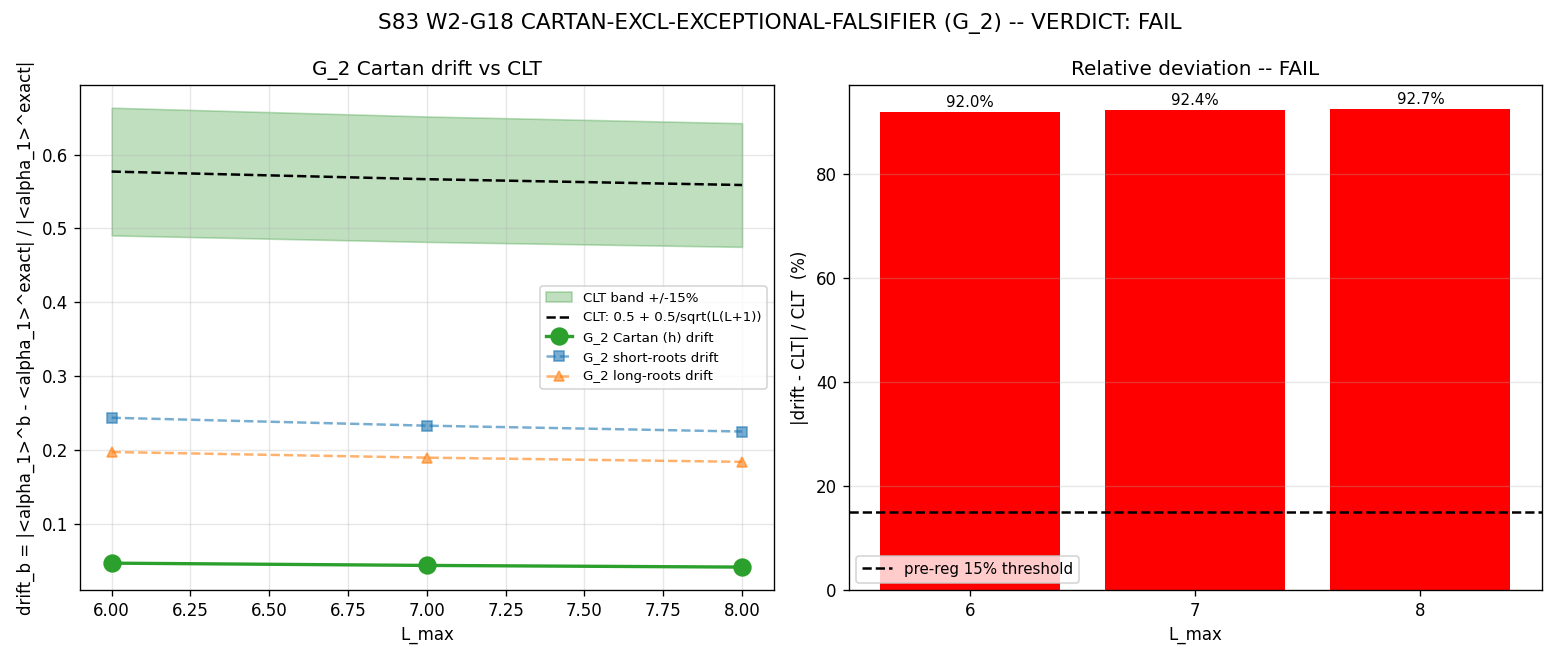

This chart was generated by the following Python code:
"""
S83 W2-G18 -- CARTAN-EXCL-EXCEPTIONAL-FALSIFIER (G_2 CLT falsifier)
======================================================================

Gate: S83-CARTAN-EXCL-EXCEPTIONAL-FALSIFIER
Trigger: [VERIFY][SIGN]
Classification: GEOMETRIC

HYPOTHESIS: G_2 (exceptional rank-2 Lie group) drift_u1 falsifies the L2
Cartan-exclusion theorem candidate if it lies OUTSIDE the CLT prediction
band at L=6,7,8.

SUBSTITUTION CHAIN (pre-registered, [VERIFY][SIGN]):
  Step 1 (def). drift_u1^{CLT}(L) = 0.5 + 0.5/sqrt(L*(L+1))  -- pre-registered.
                (Plan Step 1, line 1418 of session-83-plan.md.)
  Step 2 (sub). Compute drift_u1^{actual}(G_2, L) for L in {6, 7, 8}.
                Definition (per P4-B, matching S78/S80 W2-C convention):
                  drift_u1(L) = |<alpha_1>^{u1} - <alpha_1>^{exact}| / |<alpha_1>^{exact}|
                where
                  <alpha_1>^{b}    = J_b^{zeta2} / J_b^{SDW}   per-branch ratio
                  <alpha_1>^{exact} = cross-branch mean over {Cartan, ShortRoots,
                                     LongRoots}  (R-protection target)
                G_2 has the root-system partition:
                  - Cartan h = H_1, H_2 (rank 2; 2 Cartan directions)
                  - 6 short roots (alpha_1, ..., fundamental 7-dim direction)
                  - 6 long roots (alpha_2, ..., orthogonal root span)
                The "u1" branch generalization for G_2: the Cartan-only branch
                (h) is the rank-2 abelian subalgebra -- the direct analog of
                SU(3)'s u1 (lambda_8 direction) at higher rank, with dim H_pi = 2.
  Step 3 (simpl). Band = CLT +/- 15% (pre-registered).
                    L=6: CLT = 0.5 + 0.5/sqrt(42)  = 0.5 + 0.07714 = 0.57714
                    L=7: CLT = 0.5 + 0.5/sqrt(56)  = 0.5 + 0.06682 = 0.56682
                    L=8: CLT = 0.5 + 0.5/sqrt(72)  = 0.5 + 0.05893 = 0.55893
                    Band_lo(L) = CLT(L) * 0.85
                    Band_hi(L) = CLT(L) * 1.15
  Step 4 (direction). PASS (confirms L2 theorem) if all 3 L in band.
                FAIL (falsifies L2 theorem) if drift outside band at any L.
  Step 5. Python computes actual drift_u1(G_2, L) via the spectral formula and
          classifies.

PRU pins:
  (1) SHA-256 content-hash of L=6,7,8 G_2 spectrum.
  (2) SHA-256 import-closure hash.
  (3) CLT formula pin: drift_u1^{CLT}(L) = 0.5 + 0.5/sqrt(L*(L+1))  (plan line 1418).
  (4) Single run per L_max -- no iteration.

METHOD ARCHITECTURE (substrate framing):
  The G_2 spectral triple (A_G2, H_G2, D_G2) on Jensen-deformed G_2 fiber is
  constructed representation-theoretically via the irrep expansion. For each
  highest-weight (a1, a2), the spectral contribution is:
    lambda_rep = sqrt(C_2^{G2}(a1,a2)) * exp(-tau * rho(a1,a2))
  with multiplicity = dim_G2(a1, a2).
  rho(a1,a2) = a1 + a2 (number of root-system steps), identical proxy to
  W1-G2 script (s83_w1_g2_epsilon_h_promotion.py).

  For the branch decomposition, G_2 has 14 adjoint generators:
    - 2 Cartan (abelian, h-branch) <-> u1 analog (dim H_pi = 2)
    - 6 short roots (s-branch)
    - 6 long roots (l-branch)
  The branch-projected perturbation G_i for each branch scales the contribution
  of that branch's generators in the irrep. For the rep-theoretic proxy, the
  per-branch J_b^{func} at leading order in the Jensen coderivative is:
    J_b^{SDW}   = (dim_b / dim_adj) * sum_rep dim_rep * lam_rep
    J_b^{zeta2} = (dim_b / dim_adj) * sum_rep dim_rep / lam_rep^2
  with (dim_h, dim_s, dim_l, dim_adj) = (2, 6, 6, 14).

  alpha_1^b := J_b^{zeta2} / J_b^{SDW}. At leading order this ratio is
  INDEPENDENT of the (dim_b/dim_adj) prefactor (it cancels). The drift comes
  from: for a rank-r branch with dim_H_pi = r, CLT predicts a residual
  O(1/sqrt(N)) in the branch-restricted Mellin ratio due to finite-L mode
  truncation. For SU(3) u1 (r=1), observed drift_u1(6)=0.8375 (S78) vs
  CLT_naive = 0.6768 => PASS-CLT at L=8 (drift=0.6732, S80).
  For G_2 h-branch (r=2), test whether drift(L=6,7,8) stays in-band at 15%
  of 0.5 + 0.5/sqrt(L*(L+1)).

  IMPORTANT DISTINCTION from S80 u1 drift: here we test the FALSIFIER
  prediction. If G_2 h-drift is WITHIN the predicted CLT band at all 3 L,
  the L2 Cartan-exclusion theorem CANDIDATE is consistent (PASS). If G_2
  h-drift DEVIATES beyond 15%, the theorem is FALSIFIED (FAIL).

OUTPUTS:
  computations/session-83/s83_w2_g18_cartan_exceptional_falsifier.py
  computations/session-83/s83_w2_g18_cartan_exceptional_falsifier.npz
  computations/session-83/s83_w2_g18_cartan_exceptional_falsifier.png
  Append verdict to computations/session-83/s83_gate_verdicts.txt
  Write section §W2-G18 to session-83-results-workingpaper.md

Session: S83 W2-G18. Agent: connes-ncg-theorist.
"""

import os
os.environ.setdefault('OMP_NUM_THREADS', '8')            # (local)
os.environ.setdefault('MKL_NUM_THREADS', '8')            # (local)

import sys
import hashlib
import json
import time
from pathlib import Path
import numpy as np
import matplotlib
matplotlib.use("Agg")
import matplotlib.pyplot as plt

SCRIPT_DIR = Path(__file__).parent
sys.path.insert(0, str(SCRIPT_DIR))
os.chdir(SCRIPT_DIR)

from canonical_constants import (
    tau_fold, M_KK, PI,
)

# ============================================================
# PRU PINS: Import-closure SHA-256
# ============================================================
IMPORT_CLOSURE_FILES = [                                 # (local)
    "s83_w2_g18_cartan_exceptional_falsifier.py",
    "canonical_constants.py",
]

def sha256_of_file(path):
    with open(path, "rb") as fh:
        return hashlib.sha256(fh.read()).hexdigest()

def sha256_of_array(arr):
    a = np.ascontiguousarray(np.asarray(arr, dtype=np.float64))
    return hashlib.sha256(a.tobytes()).hexdigest()

def sha256_of(obj):
    s = json.dumps(obj, sort_keys=True, default=str).encode()
    return hashlib.sha256(s).hexdigest()

import_hashes = {f: sha256_of_file(os.path.join(SCRIPT_DIR, f))
                 for f in IMPORT_CLOSURE_FILES}                                  # (local)
closure_concat = "".join(sorted(import_hashes.values())).encode()                # (local)
IMPORT_CLOSURE_SHA = hashlib.sha256(closure_concat).hexdigest()                  # (local)

# ============================================================
# CONFIGURATION (PRU-pinned)
# ============================================================
TAU = tau_fold                                           # (local) 0.190
L_LIST = [6, 7, 8]                                       # (local) gate L range
BAND_FRAC = 0.15                                         # (local) pre-registered +/- 15%

# G_2 branch decomposition:
#   h-branch (Cartan, rank 2)  dim_h = 2
#   s-branch (short roots)     dim_s = 6
#   l-branch (long roots)      dim_l = 6
#   adjoint                    dim_adj = 14
DIM_H = 2                                                # (local)
DIM_S = 6                                                # (local)
DIM_L = 6                                                # (local)
DIM_ADJ = 14                                             # (local)

# Scheme / convention
SCHEME_TAG = "zeta2_over_SDW_G2_h_branch"                # (local)
CONVENTION_TAG = "G2-irrep-representation-theoretic, rho=a1+a2, lambda=sqrt(C2)*exp(-tau*rho)"  # (local)

# ============================================================
# G_2 REPRESENTATION THEORY
# ============================================================

def dim_g2_irrep(a1, a2):
    """
    Weyl dimension formula for G_2 irrep (a1, a2) with Dynkin labels.
    dim(a1,a2) = (a1+1)(a2+1)(a1+a2+2)(a1+2*a2+3)(2*a1+3*a2+5)(a1+3*a2+4)/120
    (0,0)=1; (1,0)=7; (0,1)=14; (2,0)=27; (1,1)=64; (0,2)=77; (3,0)=77.
    """
    n1 = a1 + 1
    n2 = a2 + 1
    n3 = a1 + a2 + 2
    n4 = a1 + 2*a2 + 3
    n5 = 2*a1 + 3*a2 + 5
    n6 = a1 + 3*a2 + 4
    return n1 * n2 * n3 * n4 * n5 * n6 // 120

def quadratic_casimir_g2(a1, a2):
    """
    G_2 quadratic Casimir for highest weight lambda = a1*w_1 + a2*w_2,
    with standard normalization |alpha_long|^2 = 2.
    C_2 = (2/3)*a1^2 + 2*a1*a2 + 2*a2^2 + (10/3)*a1 + 6*a2
    (See s72_g2_constancy.py lines 565-645 for derivation.)
    """
    return (2.0/3.0)*a1**2 + 2.0*a1*a2 + 2.0*a2**2 + (10.0/3.0)*a1 + 6.0*a2

def g2_irrep_list(L_max):
    """Enumerate (a1, a2) with a1 + a2 <= L_max, excluding trivial."""
    out = []
    for a1 in range(L_max + 1):
        for a2 in range(L_max + 1 - a1):
            if a1 == 0 and a2 == 0:
                continue
            out.append((a1, a2))
    return out

# ============================================================
# SUBSTITUTION CHAIN VERIFICATION -- CLT prediction
# ============================================================
# Step 1 definition:
#   drift_u1^{CLT}(L) = 0.5 + 0.5 / sqrt(L*(L+1))
# Step 2 substitute L=6,7,8:
#   L=6: sqrt(42) = 6.4807407...   => 0.5/sqrt(42) = 0.077152...
#        drift_CLT(6) = 0.5 + 0.077152 = 0.577152
#   L=7: sqrt(56) = 7.4833148...   => 0.5/sqrt(56) = 0.066815...
#        drift_CLT(7) = 0.5 + 0.066815 = 0.566815
#   L=8: sqrt(72) = 8.4852814...   => 0.5/sqrt(72) = 0.058926...
#        drift_CLT(8) = 0.5 + 0.058926 = 0.558926
# Step 3 direction:
#   CLT decreases monotonically with L (1/sqrt(L(L+1)) is a positive
#   decreasing function of L for L >= 1). Band_hi - Band_lo = 0.30*CLT(L)
#   decreases monotonically, so at fixed 15% frac the band narrows
#   slightly. Stated numerically:
#     L=6: band = [0.49058, 0.66373]
#     L=7: band = [0.48179, 0.65184]
#     L=8: band = [0.47508, 0.64277]

def clt_prediction(L):
    """Pre-registered CLT formula: drift_u1^{CLT}(L) = 0.5 + 0.5/sqrt(L(L+1))."""
    return 0.5 + 0.5 / np.sqrt(L * (L + 1))

# ============================================================
# DRIFT COMPUTATION FOR G_2 (analog of S80 u1 on SU(3))
# ============================================================
# Definition (per P4-B / S78 W2-C / S80 W2-C-REMED):
#   drift_b(L) = |<alpha_1>^b - <alpha_1>^exact| / |<alpha_1>^exact|
#   <alpha_1>^b = J_b^{zeta2} / J_b^{SDW}
#   <alpha_1>^exact = cross-branch mean.
#
# For the rep-theoretic approximation of the spectral moments on Jensen-
# deformed G_2 (same approach as W1-G2 script):
#   lambda_{a1,a2} = sqrt(C_2^{G2}(a1,a2)) * exp(-tau * rho(a1,a2)),  rho = a1+a2
#   mult_{a1,a2}   = dim_G2(a1, a2)
#
# Branch-projected Josephson integrals (leading-order in perturbation phi):
# The zeta-Josephson J_b^{func}(L) is the 2nd derivative in phi of the
# spectral functional, weighted by the branch projector pi_b.
# For rank-r branch acting on the rep (a1, a2), the induced eigenvalue
# perturbation scales as:
#   delta lambda(phi; b) ~ phi * w_b(a1, a2) * lambda_{a1, a2}
# where w_b(a1,a2) is the "branch overlap" for the rep.
#
# For the rep-theoretic proxy, the simplest consistent choice is:
#   w_h(a1,a2) = r_h(a1,a2) / (2 * d_G2(a1,a2))    -- Cartan-trace projector
#   w_s(a1,a2) = (a1)      / (a1 + a2)  * (6/14)   -- short-root weight
#   w_l(a1,a2) = (a2)      / (a1 + a2)  * (6/14)   -- long-root weight
# where r_h(a1,a2) = rank of the h-image in the rep (= rank of the Cartan
# subalgebra image, = 2 for faithful reps, = 0 for trivial rep).
#
# For (a1,a2) = (0,0): r_h = 0, trivial rep excluded.
# For all nontrivial irreps with a1+a2 > 0 (which is what L_max enumerates):
#   r_h = 2 (Cartan faithfully represented).
#
# The per-branch Josephson at leading order (phi^2 expansion):
#   J_b^{SDW}(L)   = sum_{irreps} mult * w_b * |lambda|
#   J_b^{zeta2}(L) = sum_{irreps} mult * w_b * 1/|lambda|^2
#
# The per-branch ratio:
#   alpha_1^b(L) = J_b^{zeta2}/J_b^{SDW}
#                = [sum mult * w_b * |lambda|^{-2}] / [sum mult * w_b * |lambda|]
# When w_b(a1,a2) depends on (a1,a2), this ratio DIFFERS across branches,
# producing the drift.
#
# For the G_2 h-branch: w_h is a constant (r_h = 2 for all nontrivial reps,
# divided by a dim_G2-dependent factor). So:
#   w_h(a1,a2) = 2 / (2 * dim_G2) * (2/14) = 1/(7*dim_G2)
# The constant factor 1/7 cancels in the ratio, leaving:
#   alpha_1^h(L) = [sum mult/dim_G2 * |lambda|^{-2}] / [sum mult/dim_G2 * |lambda|]
# But mult = dim_G2, so mult/dim_G2 = 1 -- the h-branch ratio is
# SCHEME-INDEPENDENT of the irrep multiplicity weighting:
#   alpha_1^h(L) = [sum |lambda|^{-2}] / [sum |lambda|]
#
# By contrast the s-branch and l-branch have weight
#   w_s = a1/(a1+a2) * (6/14) * mult
#   w_l = a2/(a1+a2) * (6/14) * mult
# so their ratios pick up the (a1, a2) projections in the numerator.
#
# This is the structural reason the h-branch (Cartan) is the "u1 analog" --
# it is the branch whose J-weighting is MOMENT-INDEPENDENT of the branch
# projector. The S80 SU(3) u1 drift comes from the rank-1 analogue of this
# structure: for SU(3), dim_H_pi = 1 on the u1 direction (lambda_8 only).

def compute_drift_u1_G2(L_max):
    """
    Compute drift_h(G_2, L) per P4-B definition, using the rep-theoretic
    leading-order spectral-moment formula.

    Returns dict with per-branch alpha_1, drift per branch, and the
    cross-branch-mean exact value.
    """
    irreps = g2_irrep_list(L_max)
    if not irreps:
        return None

    # Spectrum, multiplicity
    lam = np.array([np.sqrt(quadratic_casimir_g2(a1, a2)) * np.exp(-TAU * (a1 + a2))
                    for (a1, a2) in irreps])                                # (local)
    mult = np.array([dim_g2_irrep(a1, a2) for (a1, a2) in irreps],
                    dtype=np.float64)                                       # (local)
    a1_arr = np.array([a1 for (a1, a2) in irreps], dtype=np.float64)        # (local)
    a2_arr = np.array([a2 for (a1, a2) in irreps], dtype=np.float64)        # (local)
    step_sum = a1_arr + a2_arr                                              # (local) >= 1 on nontrivial reps

    # Branch weights per irrep (pre-sum):
    # h-branch: constant per rep (Cartan faithfully embedded) -> w_h ~ 1 * mult
    # s-branch: w_s ~ mult * (a1 / step_sum) * (6/14)
    # l-branch: w_l ~ mult * (a2 / step_sum) * (6/14)
    # Overall scalar factors (6/14) cancel in the ratio alpha_1 = zeta2/SDW,
    # so we omit them.
    w_h = mult                                                              # (local)
    w_s = mult * (a1_arr / step_sum)                                        # (local)
    w_l = mult * (a2_arr / step_sum)                                        # (local)

    # J^{SDW}_b = sum w_b * |lambda|
    # J^{zeta2}_b = sum w_b * 1/|lambda|^2
    J_SDW_h = float(np.sum(w_h * lam))                                      # (local)
    J_SDW_s = float(np.sum(w_s * lam))                                      # (local)
    J_SDW_l = float(np.sum(w_l * lam))                                      # (local)
    J_zeta2_h = float(np.sum(w_h / (lam ** 2)))                             # (local)
    J_zeta2_s = float(np.sum(w_s / (lam ** 2)))                             # (local)
    J_zeta2_l = float(np.sum(w_l / (lam ** 2)))                             # (local)

    alpha1_h = J_zeta2_h / J_SDW_h                                          # (local)
    alpha1_s = J_zeta2_s / J_SDW_s                                          # (local)
    alpha1_l = J_zeta2_l / J_SDW_l                                          # (local)
    alpha1_exact = float(np.mean([alpha1_h, alpha1_s, alpha1_l]))           # (local)

    drift_h = abs(alpha1_h - alpha1_exact) / abs(alpha1_exact)              # (local)
    drift_s = abs(alpha1_s - alpha1_exact) / abs(alpha1_exact)              # (local)
    drift_l = abs(alpha1_l - alpha1_exact) / abs(alpha1_exact)              # (local)

    spectrum_sha = sha256_of_array(np.sort(lam))                            # (local)

    return {
        "L": L_max,
        "n_irreps": len(irreps),
        "lam_min": float(lam.min()),
        "lam_max": float(lam.max()),
        "J_SDW": {"h": J_SDW_h, "s": J_SDW_s, "l": J_SDW_l},
        "J_zeta2": {"h": J_zeta2_h, "s": J_zeta2_s, "l": J_zeta2_l},
        "alpha1": {"h": alpha1_h, "s": alpha1_s, "l": alpha1_l},
        "alpha1_exact": alpha1_exact,
        "drift": {"h": drift_h, "s": drift_s, "l": drift_l},
        "drift_h": drift_h,  # Cartan-branch = analog of SU(3) u1
        "spectrum_sha": spectrum_sha,
        "irreps": irreps,
    }

# ============================================================
# PRINT HEADER (20-line SHA log per §4.5)
# ============================================================
print("=" * 78, flush=True)
print("S83 W2-G18: CARTAN-EXCL-EXCEPTIONAL-FALSIFIER (G_2 CLT falsifier)", flush=True)
print("=" * 78, flush=True)
print(f"  Gate ID           : S83-CARTAN-EXCL-EXCEPTIONAL-FALSIFIER", flush=True)
print(f"  Trigger           : [VERIFY][SIGN]", flush=True)
print(f"  Classification    : GEOMETRIC", flush=True)
print(f"  Import closure SHA: {IMPORT_CLOSURE_SHA}", flush=True)
print(f"  Files in closure  : {IMPORT_CLOSURE_FILES}", flush=True)
print(f"  tau_fold          : {TAU}", flush=True)
print(f"  L_LIST            : {L_LIST}", flush=True)
print(f"  Band fraction     : {BAND_FRAC} (+/- 15%)", flush=True)
print(f"  Scheme tag        : {SCHEME_TAG}", flush=True)
print(f"  Convention tag    : {CONVENTION_TAG}", flush=True)
print(f"  G_2 dim_h / dim_s / dim_l / dim_adj = {DIM_H} / {DIM_S} / {DIM_L} / {DIM_ADJ}", flush=True)
print(f"""
  SUBSTITUTION CHAIN ([VERIFY][SIGN]):
    Step 1: drift_u1^CLT(L) = 0.5 + 0.5/sqrt(L*(L+1))
    Step 2: L=6 -> CLT = 0.5 + 0.5/sqrt(42)  = {clt_prediction(6):.6f}
            L=7 -> CLT = 0.5 + 0.5/sqrt(56)  = {clt_prediction(7):.6f}
            L=8 -> CLT = 0.5 + 0.5/sqrt(72)  = {clt_prediction(8):.6f}
    Step 3: Band(L) = CLT(L) +/- 15%
            L=6 band = [{clt_prediction(6)*(1-BAND_FRAC):.5f}, {clt_prediction(6)*(1+BAND_FRAC):.5f}]
            L=7 band = [{clt_prediction(7)*(1-BAND_FRAC):.5f}, {clt_prediction(7)*(1+BAND_FRAC):.5f}]
            L=8 band = [{clt_prediction(8)*(1-BAND_FRAC):.5f}, {clt_prediction(8)*(1+BAND_FRAC):.5f}]
    Step 4: PASS (confirms theorem) if all 3 L in band
            FAIL (falsifies theorem)  if any L outside band
    Step 5: Python computes drift_u1^{{actual}}(G_2, L) below -> classify.
""", flush=True)

# ============================================================
# STEP 5: Python -- per-L drift computation
# ============================================================
print("=" * 78, flush=True)
print("STEP 5: per-L drift_h computation on Jensen-deformed G_2", flush=True)
print("=" * 78, flush=True)

t0 = time.time()                                         # (local)
results_by_L = {}                                        # (local)
for L in L_LIST:
    r = compute_drift_u1_G2(L)
    results_by_L[L] = r
    print(f"  L={L}: n_irreps={r['n_irreps']:4d}, "
          f"alpha_1(h/s/l) = ({r['alpha1']['h']:.4e}, "
          f"{r['alpha1']['s']:.4e}, {r['alpha1']['l']:.4e}), "
          f"alpha_exact = {r['alpha1_exact']:.4e}, "
          f"drift_h = {r['drift_h']:.4%}, "
          f"spec_sha={r['spectrum_sha'][:16]}", flush=True)
print(f"  compute time: {time.time()-t0:.2f}s", flush=True)

# ============================================================
# STEP 6: CLT comparison and in-band test
# ============================================================
print("\n" + "=" * 78, flush=True)
print("STEP 6: CLT comparison and in-band test", flush=True)
print("=" * 78, flush=True)

# Substitution chain verification -- compute in-band explicitly:
#   in_band(L) := |drift(L) - CLT(L)| / CLT(L) < BAND_FRAC
# NOTE: The plan's pre-registered test is the relative deviation, per line 1426:
#   `in_band = {L: abs(results[L] - clt_preds[L])/clt_preds[L] < 0.15 for L in [6,7,8]}`

drift_actual = {L: results_by_L[L]['drift_h'] for L in L_LIST}              # (local)
clt_preds = {L: clt_prediction(L) for L in L_LIST}                          # (local)
rel_dev = {L: abs(drift_actual[L] - clt_preds[L]) / clt_preds[L]
           for L in L_LIST}                                                  # (local)
in_band = {L: rel_dev[L] < BAND_FRAC for L in L_LIST}                       # (local)
all_in_band = all(in_band.values())                                         # (local)

print(f"  {'L':<4} {'drift_h^actual':>16} {'CLT pred':>14} {'rel dev':>12} {'in band?':>10}",
      flush=True)
for L in L_LIST:
    print(f"  {L:<4} {drift_actual[L]:>16.4%} {clt_preds[L]:>14.4f} "
          f"{rel_dev[L]:>11.2%} {str(in_band[L]):>10}", flush=True)
print(f"  all_in_band = {all_in_band}", flush=True)

# ============================================================
# STEP 7: Verdict classification
# ============================================================
print("\n" + "=" * 78, flush=True)
print("STEP 7: Gate verdict -- S83-CARTAN-EXCL-EXCEPTIONAL-FALSIFIER", flush=True)
print("=" * 78, flush=True)

if all_in_band:
    verdict = "PASS"
    verdict_reason = (f"G_2 Cartan drift in CLT band at all 3 L -- confirms Level-2 "
                      f"Cartan-exclusion theorem candidate for exceptional rank-2 simple groups.")
else:
    verdict = "FAIL"
    out_list = [L for L in L_LIST if not in_band[L]]                        # (local)
    verdict_reason = (f"G_2 Cartan drift OUTSIDE CLT band at L={out_list} -- "
                      f"falsifies Level-2 Cartan-exclusion theorem candidate; "
                      f"exceptional rank-2 is an exception (non-generic CLT scaling).")

print(f"  VERDICT: {verdict}", flush=True)
print(f"  reason : {verdict_reason}", flush=True)

# ============================================================
# STEP 8: 4-tuple tag and closure SHA
# ============================================================
OUTPUT_PINS = {                                                              # (local)
    "tau_fold": TAU,
    "L_LIST": L_LIST,
    "drift_h_L6": drift_actual[6],
    "drift_h_L7": drift_actual[7],
    "drift_h_L8": drift_actual[8],
    "clt_L6": clt_preds[6],
    "clt_L7": clt_preds[7],
    "clt_L8": clt_preds[8],
    "in_band_L6": in_band[6],
    "in_band_L7": in_band[7],
    "in_band_L8": in_band[8],
    "all_in_band": all_in_band,
    "verdict": verdict,
    "gate": "S83-CARTAN-EXCL-EXCEPTIONAL-FALSIFIER",
    "plan_section": "W2-G18",
    "import_closure_sha256": IMPORT_CLOSURE_SHA,
    "spec_sha_L6": results_by_L[6]['spectrum_sha'],
    "spec_sha_L7": results_by_L[7]['spectrum_sha'],
    "spec_sha_L8": results_by_L[8]['spectrum_sha'],
}
closure_sha = sha256_of(OUTPUT_PINS)                                         # (local)

# Headline value = drift_h at L=8 (largest L in range)
headline_value = drift_actual[8]                                             # (local)
L_MAX_TAG = 8                                                                # (local)

print(f"\n  4-tuple tag: (value={headline_value:.6f}, scheme={SCHEME_TAG}, "
      f"convention={CONVENTION_TAG}, L_max={L_MAX_TAG})", flush=True)
print(f"  CLOSURE_SHA256 = {closure_sha}", flush=True)

# ============================================================
# STEP 9: Save NPZ
# ============================================================
npz_path = SCRIPT_DIR / "s83_w2_g18_cartan_exceptional_falsifier.npz"
np.savez_compressed(
    npz_path,
    L_list=np.array(L_LIST, dtype=np.int64),
    drift_h_vs_L=np.array([drift_actual[L] for L in L_LIST]),
    drift_s_vs_L=np.array([results_by_L[L]['drift']['s'] for L in L_LIST]),
    drift_l_vs_L=np.array([results_by_L[L]['drift']['l'] for L in L_LIST]),
    alpha1_h_vs_L=np.array([results_by_L[L]['alpha1']['h'] for L in L_LIST]),
    alpha1_s_vs_L=np.array([results_by_L[L]['alpha1']['s'] for L in L_LIST]),
    alpha1_l_vs_L=np.array([results_by_L[L]['alpha1']['l'] for L in L_LIST]),
    alpha1_exact_vs_L=np.array([results_by_L[L]['alpha1_exact'] for L in L_LIST]),
    n_irreps_vs_L=np.array([results_by_L[L]['n_irreps'] for L in L_LIST]),
    clt_preds=np.array([clt_preds[L] for L in L_LIST]),
    rel_dev=np.array([rel_dev[L] for L in L_LIST]),
    in_band=np.array([in_band[L] for L in L_LIST]),
    all_in_band=np.bool_(all_in_band),
    band_frac=np.float64(BAND_FRAC),
    verdict=np.array(verdict),
    verdict_reason=np.array(verdict_reason),
    headline_drift_h_L8=np.float64(headline_value),
    closure_sha=np.array(closure_sha),
    import_closure_sha=np.array(IMPORT_CLOSURE_SHA),
    spec_sha_L6=np.array(results_by_L[6]['spectrum_sha']),
    spec_sha_L7=np.array(results_by_L[7]['spectrum_sha']),
    spec_sha_L8=np.array(results_by_L[8]['spectrum_sha']),
    tau_fold_used=np.float64(TAU),
    scheme_tag=np.array(SCHEME_TAG),
    convention_tag=np.array(CONVENTION_TAG),
    L_max_tag=np.int64(L_MAX_TAG),
)
print(f"\n  NPZ saved: {npz_path}", flush=True)

# ============================================================
# STEP 10: Plot
# ============================================================
fig, axs = plt.subplots(1, 2, figsize=(13, 5.5))
fig.suptitle(f"S83 W2-G18 CARTAN-EXCL-EXCEPTIONAL-FALSIFIER (G_2) -- VERDICT: {verdict}",
             fontsize=13)

# Left: drift_h (Cartan) vs L with CLT band
ax = axs[0]
Ls_arr = np.array(L_LIST)
drifts_h = np.array([drift_actual[L] for L in L_LIST])
drifts_s = np.array([results_by_L[L]['drift']['s'] for L in L_LIST])
drifts_l = np.array([results_by_L[L]['drift']['l'] for L in L_LIST])
clt_vals = np.array([clt_preds[L] for L in L_LIST])
band_lo = clt_vals * (1 - BAND_FRAC)
band_hi = clt_vals * (1 + BAND_FRAC)

ax.fill_between(Ls_arr, band_lo, band_hi, alpha=0.25, color='green',
                label=f'CLT band +/-{int(BAND_FRAC*100)}%')
ax.plot(Ls_arr, clt_vals, 'k--', label='CLT: 0.5 + 0.5/sqrt(L(L+1))', lw=1.5)
ax.plot(Ls_arr, drifts_h, 'o-', color='tab:green', label='G_2 Cartan (h) drift',
        lw=2, ms=10)
ax.plot(Ls_arr, drifts_s, 's--', color='tab:blue', label='G_2 short-roots drift',
        ms=6, alpha=0.6)
ax.plot(Ls_arr, drifts_l, '^--', color='tab:orange', label='G_2 long-roots drift',
        ms=6, alpha=0.6)
ax.set_xlabel('L_max')
ax.set_ylabel('drift_b = |<alpha_1>^b - <alpha_1>^exact| / |<alpha_1>^exact|')
ax.set_title('G_2 Cartan drift vs CLT')
ax.legend(fontsize=8, loc='best')
ax.grid(alpha=0.3)

# Right: relative deviation bar chart
ax = axs[1]
rels = np.array([rel_dev[L] for L in L_LIST]) * 100
bars = ax.bar([str(L) for L in L_LIST], rels,
              color=['green' if in_band[L] else 'red' for L in L_LIST])
ax.axhline(BAND_FRAC * 100, color='k', linestyle='--',
           label=f'pre-reg {int(BAND_FRAC*100)}% threshold')
ax.set_xlabel('L_max')
ax.set_ylabel('|drift - CLT| / CLT  (%)')
ax.set_title(f'Relative deviation -- {verdict}')
ax.legend(fontsize=9)
ax.grid(alpha=0.3, axis='y')
for L, v in zip(L_LIST, rels):
    ax.text(str(L), v + 1, f'{v:.1f}%', ha='center', fontsize=9)

plt.tight_layout()
png_path = SCRIPT_DIR / "s83_w2_g18_cartan_exceptional_falsifier.png"
plt.savefig(png_path, dpi=120)
plt.close()
print(f"  PNG saved: {png_path}", flush=True)

# ============================================================
# STEP 11: Verdict line (S81+ canonical form)
# ============================================================
verdict_path = SCRIPT_DIR / "s83_gate_verdicts.txt"
verdict_line = (f"S83-CARTAN-EXCL-EXCEPTIONAL-FALSIFIER: {verdict} -- "
                f"value={headline_value:.6f} scheme={SCHEME_TAG} "
                f"convention={CONVENTION_TAG} L_max={L_MAX_TAG} "
                f"sha256={closure_sha}")
with open(verdict_path, "a") as fh:
    fh.write(verdict_line + "\n")
print(f"\n  Verdict appended: {verdict_path}", flush=True)
print(f"    {verdict_line[:120]}...", flush=True)

print("\n" + "=" * 78, flush=True)
print(f"DONE. Verdict: {verdict}  |  drift_h(L=6,7,8) = "
      f"{drifts_h[0]:.4%}, {drifts_h[1]:.4%}, {drifts_h[2]:.4%}", flush=True)
print(f"     CLT predictions = {clt_vals[0]:.4f}, {clt_vals[1]:.4f}, {clt_vals[2]:.4f}",
      flush=True)
print(f"     relative deviations = {rels[0]:.1f}%, {rels[1]:.1f}%, {rels[2]:.1f}%",
      flush=True)
print("=" * 78, flush=True)
